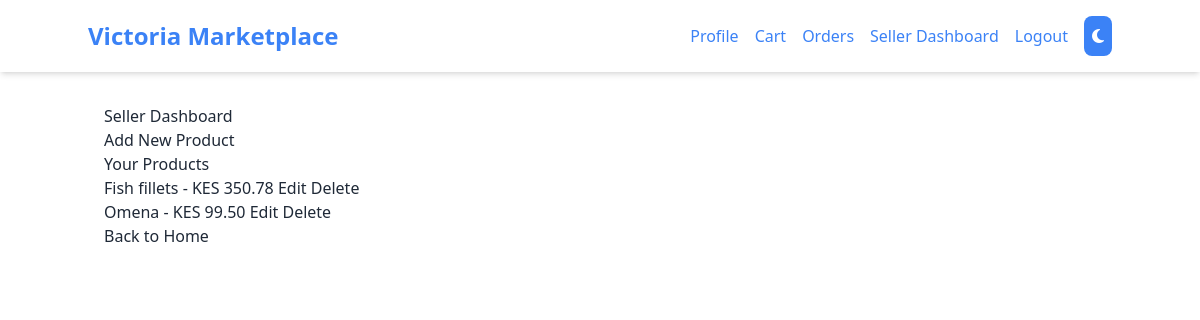
Page /seller/dashboard/ (signed in) on the earlier database version.
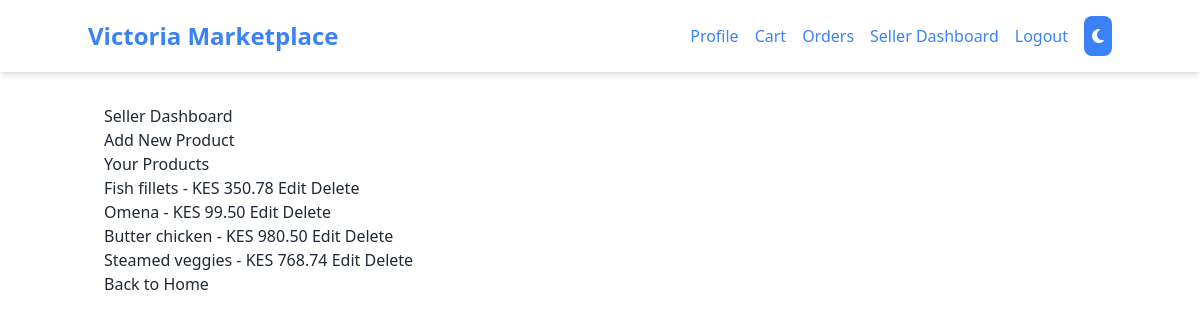
Same page on the later database version.
### marketplace/models.py (models this page shows, shortened)
class Product(models.Model):
    name = models.CharField(max_length=200)
    description = models.TextField(blank=True)
    price = models.DecimalField(max_digits=10, decimal_places=2)
    category = models.ForeignKey(Category, on_delete=models.SET_NULL, null=True, blank=True)
    seller = models.ForeignKey(User, on_delete=models.CASCADE, related_name='products')
    image = models.ImageField(upload_to='products/', null=True, blank=True)
    created_at = models.DateTimeField(auto_now_add=True)
    rating = models.DecimalField(max_digits=3, decimal_places=1, default=0.0)

### marketplace/views.py (the view)
# urls.py: path('seller/dashboard/', views.seller_dashboard, name='seller_dashboard'),
def seller_dashboard(request):
    if not request.user.is_seller:
        return redirect('marketplace:home')
    products = Product.objects.filter(seller=request.user)
    return render(request, 'marketplace/seller_dashboard.html', {'products': products})

### templates/marketplace/seller_dashboard.html
{% extends 'base.html' %}
{% block content %}
    <h2>Seller Dashboard</h2>
    <a href="{% url 'marketplace:add_product' %}"><button>Add New Product</button></a>
    <h3>Your Products</h3>
    {% if products %}
        <ul>
            {% for product in products %}
                <li>
                    {{ product.name }} - KES {{ product.price }}
                    <a href="{% url 'marketplace:edit_product' product.id %}">Edit</a>
                    <a href="{% url 'marketplace:delete_product' product.id %}">Delete</a>
                </li>
            {% endfor %}
        </ul>
    {% else %}
        <p>You have no products listed.</p>
    {% endif %}
    <a href="{% url 'marketplace:home' %}">Back to Home</a>
{% endblock %}

Differences in the rows shown:
added Product: name "Butter chicken", price "980.50"
added Product: name "Steamed veggies", price "768.74"
